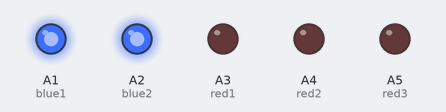
Bench run of a sketch on a simulated Arduino Uno, built with avr-gcc and run on an emulated ATmega328P. On the bench: output pins drawn as LEDs (lit = HIGH). Random numbers use the default seed unless the sketch sets one; what the sketch prints to the serial monitor is not drawn.

Above: at 0.1 s.
At 3.2 s:
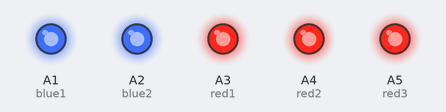
At 18.8 s:
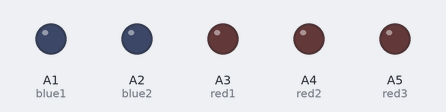
At 38.0 s:
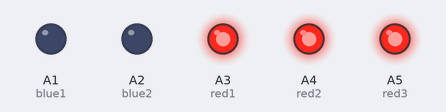
Timing chart, 0 to 39.5 s (numbered marks = the images above):
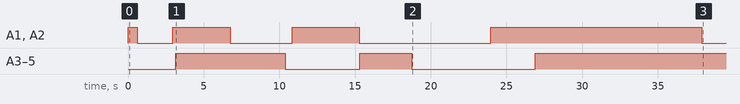

The sketch:

assignment2.ino
```cpp
/*
 * Project assignment2
 * Description: light sculpture. fade in and out red and blue LEDs
 * Author: Ben Siegler
 * Date: Jan 24th 2022
 */

const int blue1 = A1;
const int blue2 = A2;

const int red1 = A3;
const int red2 = A4;
const int red3 = A5;

// setup() runs once, when the device is first turned on.
void setup()
{
  Serial.begin(9600);
  pinMode(blue1, OUTPUT);
  pinMode(blue2, OUTPUT);
  pinMode(red1, OUTPUT);
  pinMode(red2, OUTPUT);
  pinMode(red3, OUTPUT);
}

int redBrightness = 0;
int redFadeRate = 10;
bool isRedIncreasing = true;

int blueBrightness = 255;
int blueFadeRate = 10;
bool isBlueIncreasing = false;

void loop()
{
  if (redBrightness <= 0)
  {
    isRedIncreasing = true;
    redFadeRate = rand() % 5;
  }
  else if (redBrightness >= 255)
  {
    isRedIncreasing = false;
  }

  if (blueBrightness <= 0)
  {
    isBlueIncreasing = true;
    blueFadeRate = rand() % 5;
  }
  else if (blueBrightness >= 255)
  {
    isBlueIncreasing = false;
  }

  blueBrightness = calculateNewBrightness(isBlueIncreasing, blueBrightness, blueFadeRate);
  redBrightness = calculateNewBrightness(isRedIncreasing, redBrightness, redFadeRate);

  Serial.println("red brightness: " + redBrightness);
  analogWrite(red1, redBrightness);
  analogWrite(red2, redBrightness);
  analogWrite(red3, redBrightness);

  Serial.println("blue brightness: " + blueBrightness);
  analogWrite(blue1, blueBrightness);
  analogWrite(blue2, blueBrightness);

  delay(50);
}

int calculateNewBrightness(bool isIncreasing, int currentBrightness, int fadeRate)
{
  if (isIncreasing)
  {
    return currentBrightness + fadeRate;
  }
  else
  {
    return currentBrightness - fadeRate;
  }
}
```

Measured:
- by itself, A1 (blue1), A2 (blue2): LOW → HIGH at 0.00 s, → LOW 0.60 s later, → HIGH 2.4 s later, → LOW 3.8 s later, … (8 changes in this stretch)
- by itself, A3 (red1), A4 (red2), A5 (red3): goes HIGH 7.2 s, LOW 4.9 s, HIGH 3.4 s, LOW 8.2 s, then HIGH
